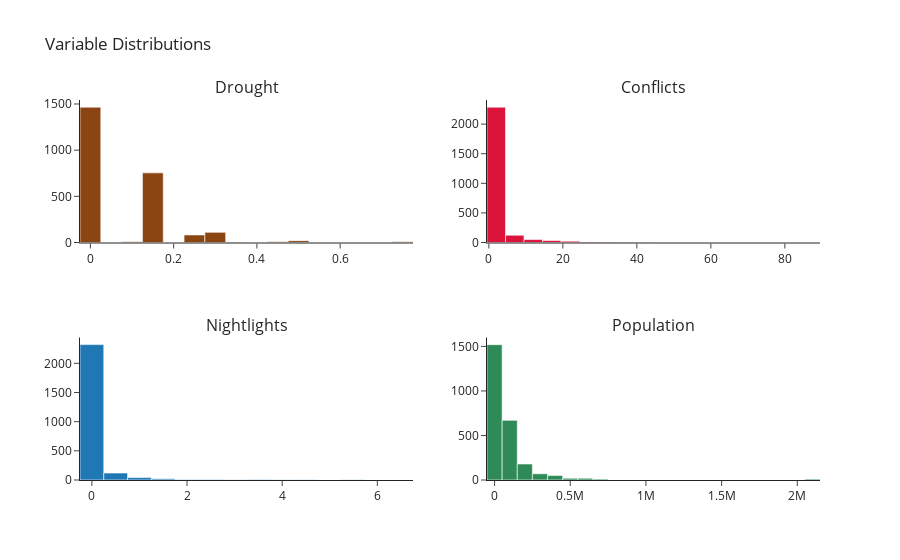

Notebook cell for this chart:
### Markdown cell above
- Histograms

### Code cell
fig = make_subplots(rows=2, cols=2, subplot_titles=('Drought', 'Conflicts', 'Nightlights', 'Population'))

fig.add_trace(go.Histogram(x=df['droughtcrop_speibase'], nbinsx=30, name='Drought', marker_color='#8B4513'), row=1, col=1)
fig.add_trace(go.Histogram(x=df['conflicts'], nbinsx=30, name='Conflicts', marker_color='#DC143C'), row=1, col=2)
fig.add_trace(go.Histogram(x=df['nlights_mean'], nbinsx=30, name='Nightlights', marker_color='#1F77B4'), row=2, col=1)
fig.add_trace(go.Histogram(x=df['pop_hyd_sum'], nbinsx=30, name='Population', marker_color='#2E8B57'), row=2, col=2)

fig.update_layout(height=600, showlegend=False, title_text="Variable Distributions")
fig.show()

### Figure 1 — Plotly figure (JSON) as saved in the notebook; plotly's stock layout.template omitted (floating-point values rounded to 4 significant figures; data arrays with more than 128 entries replaced by an {"elided": "..."} marker saying what was removed)
{"data": [{"marker": {"color": "#8B4513"}, "name": "Drought", "nbinsx": 30, "type": "histogram", "x": {"elided": "2550 float values"}, "xaxis": "x", "yaxis": "y"}, {"marker": {"color": "#DC143C"}, "name": "Conflicts", "nbinsx": 30, "type": "histogram", "x": {"elided": "2550 int values"}, "xaxis": "x2", "yaxis": "y2"}, {"marker": {"color": "#1F77B4"}, "name": "Nightlights", "nbinsx": 30, "type": "histogram", "x": {"elided": "2550 float values"}, "xaxis": "x3", "yaxis": "y3"}, {"marker": {"color": "#2E8B57"}, "name": "Population", "nbinsx": 30, "type": "histogram", "x": {"elided": "2550 float values"}, "xaxis": "x4", "yaxis": "y4"}], "layout": {"annotations": [{"font": {"size": 16}, "showarrow": false, "text": "Drought", "x": 0.225, "xanchor": "center", "xref": "paper", "y": 1, "yanchor": "bottom", "yref": "paper"}, {"font": {"size": 16}, "showarrow": false, "text": "Conflicts", "x": 0.775, "xanchor": "center", "xref": "paper", "y": 1, "yanchor": "bottom", "yref": "paper"}, {"font": {"size": 16}, "showarrow": false, "text": "Nightlights", "x": 0.225, "xanchor": "center", "xref": "paper", "y": 0.375, "yanchor": "bottom", "yref": "paper"}, {"font": {"size": 16}, "showarrow": false, "text": "Population", "x": 0.775, "xanchor": "center", "xref": "paper", "y": 0.375, "yanchor": "bottom", "yref": "paper"}], "autosize": true, "showlegend": false, "title": {"text": "Variable Distributions"}, "xaxis": {"anchor": "y", "autorange": true, "domain": [0, 0.45], "range": [-0.025, 0.775], "type": "linear"}, "xaxis2": {"anchor": "y2", "autorange": true, "domain": [0.55, 1], "range": [-0.5, 89.5], "type": "linear"}, "xaxis3": {"anchor": "y3", "autorange": true, "domain": [0, 0.45], "range": [-0.25, 6.75], "type": "linear"}, "xaxis4": {"anchor": "y4", "autorange": true, "domain": [0.55, 1], "range": [-50000, 2150000], "type": "linear"}, "yaxis": {"anchor": "x", "autorange": true, "domain": [0.625, 1], "range": [0, 1543.0]}, "yaxis2": {"anchor": "x2", "autorange": true, "domain": [0.625, 1], "range": [0, 2407.0]}, "yaxis3": {"anchor": "x3", "autorange": true, "domain": [0, 0.375], "range": [0, 2442.0]}, "yaxis4": {"anchor": "x4", "autorange": true, "domain": [0, 0.375], "range": [0, 1600]}}}
